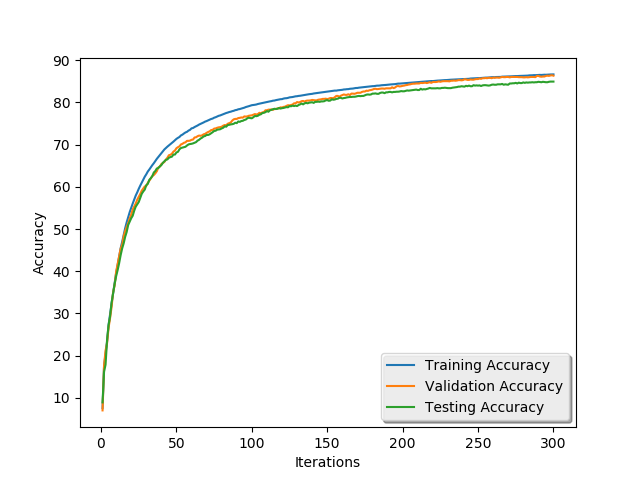

This chart was generated by the following Python code:

# coding: utf-8

# In[59]:

import numpy as np
import random
from mnist import MNIST
import matplotlib.pyplot as plt


# In[58]:

mndata = MNIST('../HW1/Dataset')
trainX = np.array(mndata.load_training()[0])[:50000]
trainY = np.array(mndata.load_training()[1])[:50000]

testX = np.array(mndata.load_testing()[0])[:1000]
testY = np.array(mndata.load_testing()[1])[:1000]


# In[60]:

valIndices = np.random.choice(len(trainX), 2000)
nonValIndices = [x for x in range(len(trainX)) if x not in valIndices]

valX = trainX[valIndices]
valY = trainY[valIndices]

trainX = trainX[nonValIndices]
trainY = trainY[nonValIndices]

testX = np.array(mndata.load_testing()[0])[:2000]
testY = np.array(mndata.load_testing()[1])[:2000]

def feat(data,i):
    return data[i].tolist()

def oneHot(clas, noOfClasses):
    feat = np.zeros(noOfClasses)
    feat[clas] = 1;
    return feat

trnX = np.array([feat(trainX,i) for i in range(trainX.shape[0])])/256.0
trnY = np.array([oneHot(trainY[i], 10) for i in range(trainX.shape[0])])

tstX = np.array([feat(testX,i) for i in range(testX.shape[0])])/256.0
tstY = np.array([oneHot(testY[i], 10) for i in range(testX.shape[0])])

valX = np.array([feat(valX,i) for i in range(valX.shape[0])])/256.0
valY = np.array([oneHot(valY[i], 10) for i in range(valX.shape[0])])


# In[63]:

def sigmoid(x):
    return 1.0/(1+np.exp(-1*x))

def lecun(x):
    return 1.7159*np.tanh(2.0*x/3)

def grad(x):
    return x*(1-x)

def gradLecun(x):
    t = 2.0*x/3
    return 1.7159*(1-t**2)

def softmax(x):
    x = np.exp(x)
    x = x/x.sum(axis=1)[:, None]
    return x
    
maxValAcc = 0
lr = 0.00001
trnAcc = []
valAcc = []
tstAcc = []

# randomly initialize our weights with mean 0
n_hid_1 = 100
fan_in = 1.0#/np.sqrt(784)
# print fan_in
W1 = fan_in*(2*np.random.random((784,n_hid_1)) - 1)
bias = fan_in*(2*np.random.random((n_hid_1)) - 1)
fan_in_h = 1.0#/np.sqrt(n_hid_1)
W2 = fan_in_h*(2*np.random.random((n_hid_1,10)) - 1)
bias2 = fan_in_h*(2*np.random.random((10)) - 1)

for j in xrange(300):
    indices = np.random.choice(len(trnX), len(trnX))
    tempY = trnY[indices]
    tempX = trnX[indices]
    A1 = np.dot(tempX, W1) + bias
    l1 = sigmoid(A1)
    
    A2 = np.dot(l1, W2) + bias2
    l2 = softmax(A2)

    # Errors in output layer
    d2 = (l2 - tempY)
    dbias2 = np.sum(d2, axis = 0)
        
    # Delta of W2
    dW2 = np.dot(l1.T, d2)

    # Errors in 1st hidden layer
    d1 = np.dot(d2, W2.T)*grad(l1)
    dbias = np.sum(d1, axis = 0)    
    
    # Delta W2
    dW1 = np.dot(tempX.T, d1)
    
    W2 -= lr*dW2
    bias2 -= lr*dbias2
    W1 -= lr*dW1
    bias -= lr*dbias
    
    prediction = softmax(np.dot(sigmoid(np.dot(valX, W1)+bias), W2)+bias2)
    correct = [1 if a == b else 0 for (a, b) in zip(np.argmax(valY, axis = 1), np.argmax(prediction, axis = 1))]
    valAcc.append(np.sum(correct)*100.0/len(valX))
    
    prediction = softmax(np.dot(sigmoid(np.dot(trnX, W1)+bias), W2)+bias2)
    correct = [1 if a == b else 0 for (a, b) in zip(np.argmax(trnY, axis = 1), np.argmax(prediction, axis = 1))]
    trnAcc.append(np.sum(correct)*100.0/len(trnX))   
    
    prediction = softmax(np.dot(sigmoid(np.dot(tstX, W1)+bias), W2)+bias2)
    correct = [1 if a == b else 0 for (a, b) in zip(np.argmax(tstY, axis = 1), np.argmax(prediction, axis = 1))]
    tstAcc.append(np.sum(correct)*100.0/len(tstX))   
    
    print tstAcc[-1]


# In[64]:

print "Final test accuracy = ", tstAcc[-1]
print "Final training accuracy =", trnAcc[-1]
print "Final validation accuracy = ", valAcc[-1]
plt.plot([x+1 for x in range(len(trnAcc))], trnAcc, label = 'Training Accuracy')
plt.plot([x+1 for x in range(len(valAcc))], valAcc, label = 'Validation Accuracy')
plt.plot([x+1 for x in range(len(tstAcc))], tstAcc, label = 'Testing Accuracy')
plt.xlabel("Iterations")
plt.ylabel("Accuracy")
plt.legend(loc='lower right', shadow=True)
plt.show()


# In[ ]:
